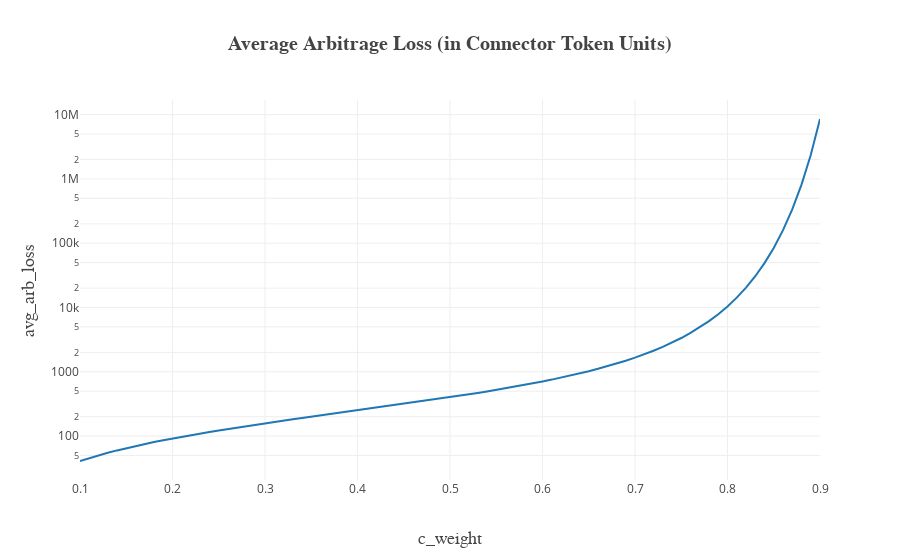

Source (notebook cell):
### Code cell
# Simulate over grid of c_weights and show average total arbitrage losses
n_steps = int(round((c_weight_upper - c_weight_lower + grid_step_size)/grid_step_size))
c_weight_grid = np.linspace(c_weight_lower, c_weight_upper, n_steps)

results_list = []
c_weight_arb_loss = dict()

grid_run_progress = IntProgress(min=0, max=len(c_weight_grid), description="{:.1%}".format(0)) # instantiate progress bar
display(grid_run_progress) # display the bar

for c_weight in c_weight_grid:
       
    c_balance = get_c_balance(s_price, c_weight, s_supply)  # follows from c_weight and other parameters
    
    # This gives a Smart_token-to-Connector_Token exchange rate time series
    fx_rate_exchange = gbm(x0=x0, mu=mu, cov=sigma, dt=dt, steps=steps, sim_iter=sim_iter, randomize=seed)

    # day 0 is the initial setting before the bancor system goes live
    # arbitrage starts at day 1
    total_arb_losses = []
    for this_fx_rate_exchange in fx_rate_exchange:
        
        # Initialize
        delta_s = [np.nan]
        delta_c = [np.nan]
        delta_c_fx = [np.nan]
        bancor_price = [s_price]
        current_s_supply = s_supply
        current_c_balance = c_balance
        
        for current_rate in this_fx_rate_exchange[1:]:

            # get Celo Dollar supply change to achieve target price
            delta_s.append(get_delta_s_from_price(current_rate, current_c_balance, c_weight, current_s_supply))
            # get corresponding change in gold balance
            delta_c.append(get_delta_c(delta_s[-1], current_c_balance, c_weight, current_s_supply))

            # adjust bancor balances
            current_s_supply += delta_s[-1]
            current_c_balance += delta_c[-1]

            # calculate change to gold holdings if same amount expansion/contraction of smart toke would happen at fx rate
            delta_c_fx.append(delta_s[-1] * current_rate)

            # get bancor price
            bancor_price.append(get_s_price(current_c_balance, c_weight, current_s_supply))

        # collect results in dataframes
        results_df = pd.DataFrame()
        results_df['bancor_price'] = bancor_price
        results_df['fx_rate_exchange'] = fx_rate_exchange[0]
        results_df['delta_s'] = delta_s
        results_df['delta_c'] = delta_c
        results_df['c_balance_fx'] = np.nancumsum(delta_c_fx) + c_balance
        results_df['s_supply'] = np.nancumsum(delta_s) + s_supply
        results_df['c_balance'] = np.nancumsum(delta_c) + c_balance
        results_df['bancor_minus_fx'] = results_df['bancor_price'] - results_df['fx_rate_exchange']
        results_df['contracted_s_tokens'] = -np.nancumsum(results_df['delta_s'])
        results_df['contracted_s_tokens_value'] = results_df['contracted_s_tokens'] * results_df['fx_rate_exchange']
        results_df['connector_value'] = results_df['c_balance']
        results_df['bancor_market_maker_value'] = results_df['contracted_s_tokens_value'] + results_df['c_balance']
        results_df['fx_market_maker_value'] = results_df['contracted_s_tokens_value'] + results_df['c_balance_fx']
        results_df['bancor_slippage_loss'] = results_df['fx_market_maker_value'] - results_df['bancor_market_maker_value']

        results_df.index.name = 'step'
        
        # remember all results
#        results_list.append(results_df)
        
        # remember total arbitrage losses
        total_arb_losses.append(results_df['bancor_slippage_loss'].iloc[-1])
        
    # update progress bar
    grid_run_progress.value += 1
    grid_run_progress.description = "{:.1%}".format(grid_run_progress.value/len(c_weight_grid))
    c_weight_arb_loss[c_weight] = np.mean(total_arb_losses)
    
# Show average arbitrage loss as function of connector weight 
arb_loss_df = pd.DataFrame(c_weight_arb_loss, index = ['avg_arb_loss']).T
arb_loss_df.index.name = 'c_weight'

iplot_dict = plotly_from_df(arb_loss_df, title='Average Arbitrage Loss (in Connector Token Units)', xlabel='c_weight', ylabel='avg_arb_loss', mode='lines', y_axis_type='log')
plotly.offline.iplot(iplot_dict)

### Figure 1 — Plotly figure (JSON) as saved in the notebook; plotly's stock layout.template omitted (floating-point values rounded to 4 significant figures)
{"data": [{"mode": "lines", "name": "avg_arb_loss", "type": "scatter", "uid": "789366d5-7bf2-41a4-83aa-8da09c2b9e7e", "visible": true, "x": [0.1, 0.11, 0.12, 0.13, 0.14, 0.15, 0.16, 0.17, 0.18, 0.19, 0.2, 0.21, 0.22, 0.23, 0.24, 0.25, 0.26, 0.27, 0.28, 0.29, 0.3, 0.31, 0.32, 0.33, 0.34, 0.35, 0.36, 0.37, 0.38, 0.39, 0.4, 0.41, 0.42, 0.43, 0.44, 0.45, 0.46, 0.47, 0.48, 0.49, 0.5, 0.51, 0.52, 0.53, 0.54, 0.55, 0.56, 0.57, 0.58, 0.59, 0.6, 0.61, 0.62, 0.63, 0.64, 0.65, 0.66, 0.67, 0.68, 0.69, 0.7, 0.71, 0.72, 0.73, 0.74, 0.75, 0.76, 0.77, 0.78, 0.79, 0.8, 0.81, 0.82, 0.83, 0.84, 0.85, 0.86, 0.87, 0.88, 0.89, 0.9], "y": [40.93, 45.5, 50.17, 54.94, 59.83, 64.82, 69.94, 75.18, 80.55, 86.06, 91.71, 97.51, 103.5, 109.6, 115.9, 122.4, 129.1, 136.0, 143.1, 150.4, 158.0, 165.8, 173.9, 182.4, 191.1, 200.2, 209.6, 219.4, 229.7, 240.4, 251.6, 263.3, 275.6, 288.5, 302.1, 316.4, 331.6, 347.6, 364.7, 382.8, 402.2, 422.8, 445.0, 468.9, 494.7, 522.6, 552.9, 586.1, 622.4, 662.3, 706.5, 755.6, 810.5, 872.3, 942.1, 1022.0, 1113.0, 1219.0, 1342.0, 1488.0, 1661.0, 1871.0, 2126.0, 2442.0, 2841.0, 3351.0, 4018.0, 4911.0, 6135.0, 7866.0, 10400.0, 14250.0, 20370.0, 30650.0, 49040.0, 84520.0, 159500.0, 336400.0, 815500.0, 2357000.0, 8551000.0]}], "layout": {"title": "<b>Average Arbitrage Loss (in Connector Token Units)</b>", "titlefont": {"family": "Computer Modern", "size": 20}, "width": 900, "xaxis": {"title": "c_weight", "titlefont": {"family": "Computer Modern", "size": 18}}, "yaxis": {"autorange": true, "title": "avg_arb_loss", "titlefont": {"family": "Computer Modern", "size": 18}, "type": "log"}}}
